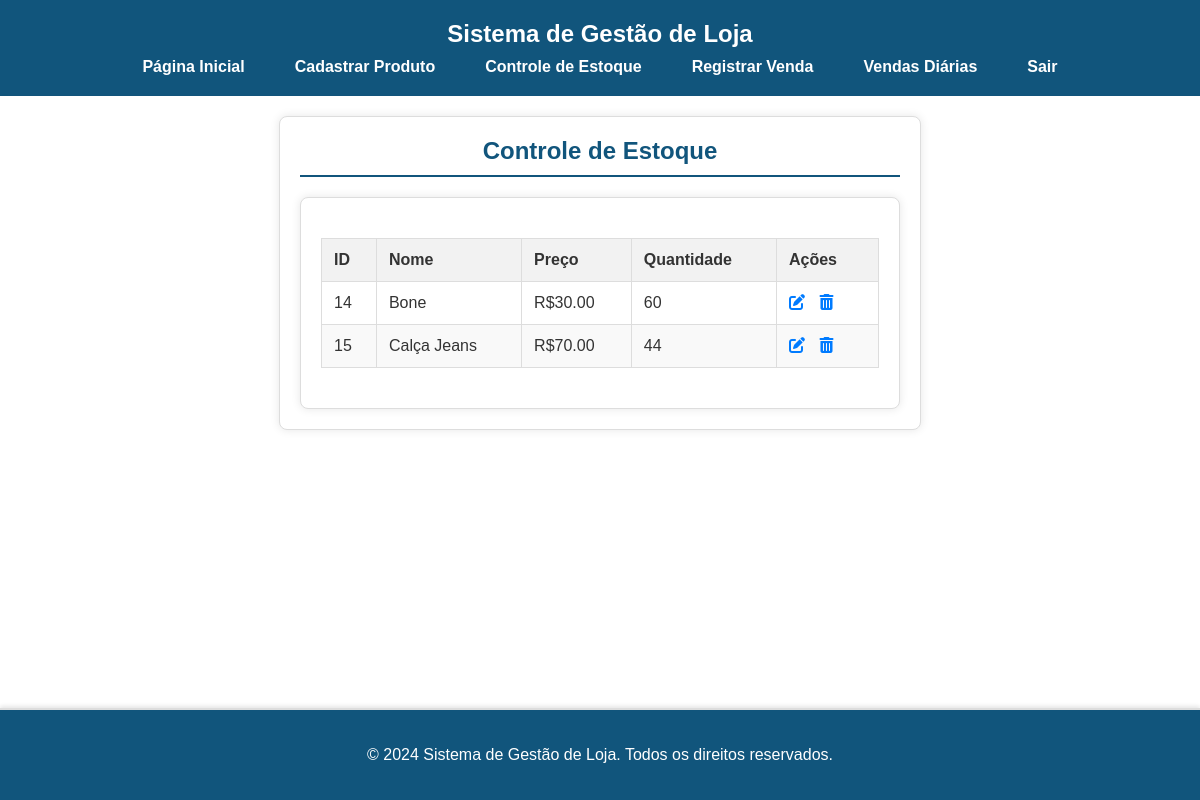
Before: /controle_estoque (signed in) with the older database file.
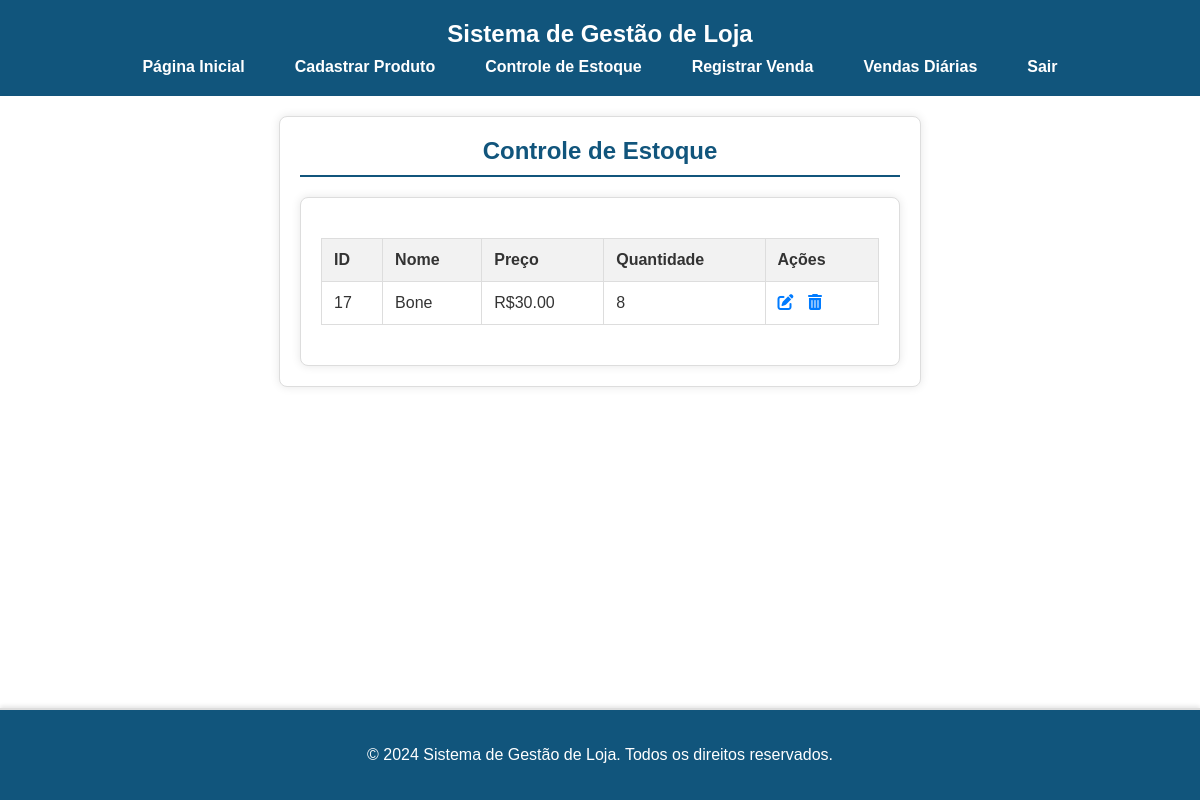
After: the same page with the newer database file.
### tables this page shows
CREATE TABLE produtos (
        id INTEGER PRIMARY KEY AUTOINCREMENT,
        nome TEXT,
        preco REAL,
        quantidade INTEGER
    );

### app.py (the view)
@app.route('/controle_estoque')
@login_required
def controle_estoque():
    conn = sqlite3.connect('lojista.db')
    cursor = conn.cursor()
    cursor.execute('SELECT * FROM produtos')
    produtos = cursor.fetchall()
    conn.close()
    return render_template('controle_estoque.html', produtos=produtos)

### app.py (called while the page is built)
def login_required(f):
    @wraps(f)
    def decorated_function(*args, **kwargs):
        if not session.get('logged_in'):
            return redirect(url_for('login'))
        return f(*args, **kwargs)
    return decorated_function

### templates/controle_estoque.html
{% extends 'base.html' %}
{% block content %}
    <div class="container">
        <div class="form-container">
            <h2>Controle de Estoque</h2>
            <div class="table-container">
                <table class="tabela-estoque">
                    <thead>
                        <tr>
                            <th>ID</th>
                            <th>Nome</th>
                            <th>Preço</th>
                            <th>Quantidade</th>
                            <th>Ações</th>
                        </tr>
                    </thead>
                    <tbody>
                        {% for produto in produtos %}
                            <tr>
                                <td>{{ produto[0] }}</td>
                                <td>{{ produto[1] }}</td>
                                <td>R${{ '%.2f' % produto[2] }}</td>
                                <td>{{ produto[3] }}</td>
                                <td>
                                    <a href="{{ url_for('editar_produto', produto_id=produto[0]) }}"><i class="fas fa-edit"></i></a>
                                    <a href="{{ url_for('excluir_produto', produto_id=produto[0]) }}" onclick="return confirm('Tem certeza que deseja excluir este produto?');"><i class="fas fa-trash-alt"></i></a>
                                </td>
                            </tr>
                        {% endfor %}
                    </tbody>
                </table>
            </div>
        </div>
    </div>
{% endblock %}

Changed rows visible on the page:
removed produtos: id "14", nome "Bone", preco "30.00", quantidade "60"
removed produtos: id "15", nome "Calça Jeans", preco "70.00", quantidade "44"
added produtos: id "17", nome "Bone", preco "30.00", quantidade "8"
